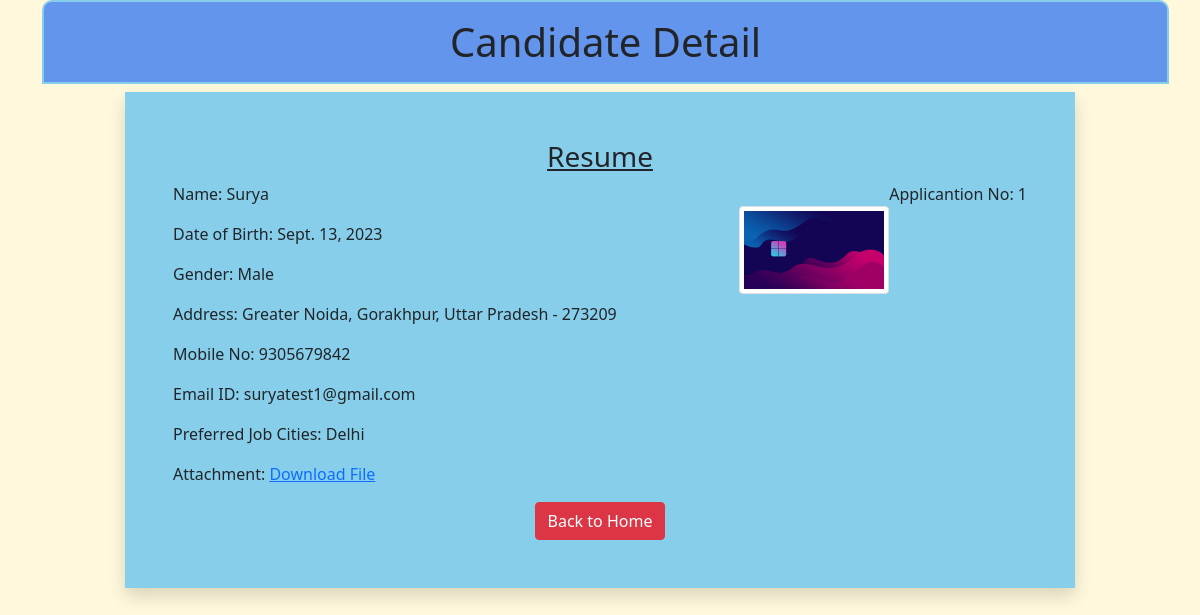
The page /1 on the database its author committed.
### myapp/models.py (models this page shows)
class Resume(models.Model):
    name = models.CharField(max_length=100)
    dob = models.DateField(auto_now=False, auto_now_add=False)
    gender = models.CharField(max_length=100)
    locality = models.CharField(max_length=100)
    city = models.CharField(max_length=100)
    pin = models.PositiveBigIntegerField()
    state = models.CharField(choices=STATE_CHOICES, max_length=50)
    mobile = models.PositiveBigIntegerField()
    email = models.EmailField()
    job_city = models.CharField(max_length=50)
    profile_image = models.ImageField(upload_to='profileimg', blank=True)
    my_file = models.FileField(upload_to='doc', blank=True)

### myapp/views.py (the view)
# urls.py: path('<int:pk>', views.CandidateView.as_view(), name='candidate'),
class CandidateView(View):
    def get(self, request, pk):
        candidate = Resume.objects.get(pk=pk)
        return render(request, 'myapp/candidate.html', {'candidate': candidate})

### myapp/templatetags/myfilter.py (called while the page is built)
@register.filter(name='remove_special')
def remove_chars(value, arg):
    for character in arg:
        value = value.replace(character, "")
    return value

### myapp/templates/myapp/candidate.html (shortened to what this page needs)
<!DOCTYPE html>
{% load static %}
{% load myfilter %}
<html lang="en">
<head>
  <link href="https://cdn.jsdelivr.net/npm/bootstrap@5.0.0-beta2/dist/css/bootstrap.min.css" rel="stylesheet"
>
    <link rel="stylesheet" href="{% static 'myapp/css/style.css' %}">
</head>
<body>
  <div class="container">
    <h1 id="header" class="text-center p-3">Candidate Detail</h1>
    <div class="row">
      <div class="col-sm-10 shadow p-5 offset-sm-1" style="background: skyblue;">
        <h3 class="text-center"><u>Resume</u></h3>
        <p class="float-end">Applicantion No: {{candidate.id}}</p>
        <img src="{{candidate.profile_image.url}}" alt="" class="img-fluid img-thumbnail float-end mt-4" width="150"
          height="150">
        <p>Name: {{candidate.name}}</p>
        <p>Date of Birth: {{candidate.dob}}</p>
        <p>Gender: {{candidate.gender}}</p>
        <p>Address: {{candidate.locality}}, {{candidate.city}}, {{candidate.state}} - {{candidate.pin}}</p>
        <p>Mobile No: {{candidate.mobile}}</p>
        <p>Email ID: {{candidate.email}}</p>
        <p>Preferred Job Cities: {{candidate.job_city|remove_special:"[]'"}}</p>
        <p>Attachment: <a href="{{candidate.my_file.url}}">Download File</a></p>
        <div class="text-center">
          <a href="/" class="btn btn-danger">Back to Home</a>
        </div>
      </div>
    </div>
  </div>
</body>
</html>

### myapp/static/myapp/css/style.css (style rules this page uses)
body { background: cornsilk; }
#header { height: 75%; width: 101%; border: 2px solid skyblue; border-top-right-radius:10px ; border-top-left-radius:10px ; background: cornflowerblue; }

### rows shown on the page
Resume: id "1", profile_image (picture), name "Surya", dob "Sept. 13, 2023", gender "Male", locality "Greater Noida", city "Gorakhpur", state "Uttar Pradesh", pin "273209", mobile "9305679842", email "suryatest1@gmail.com", job_city|remove_special "Delhi"
